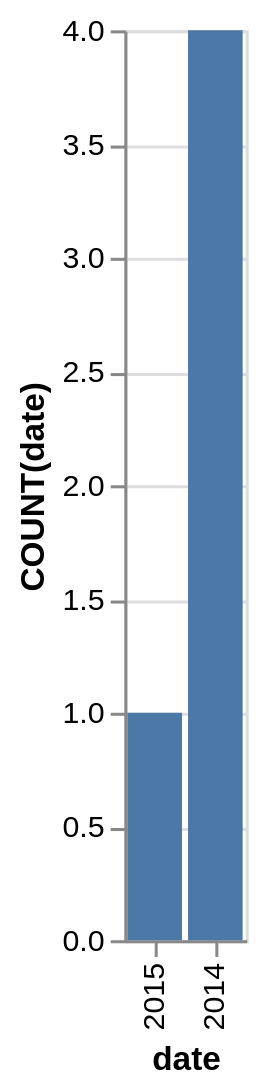

Vega-Lite specification for this chart:
### Vega-Lite specification from a JSON file in a GitHub repository (floating-point values rounded to 4 significant figures)
{"data": {"values": [{"x_data": "2015", "y_data": 1}, {"x_data": "2014", "y_data": 4}]}, "mark": "bar", "encoding": {"x": {"field": "x_data", "type": "nominal", "title": "date", "sort": {"op": "sum", "field": "y_data", "order": "ascending"}}, "y": {"field": "y_data", "type": "quantitative", "title": "COUNT(date)"}}}
